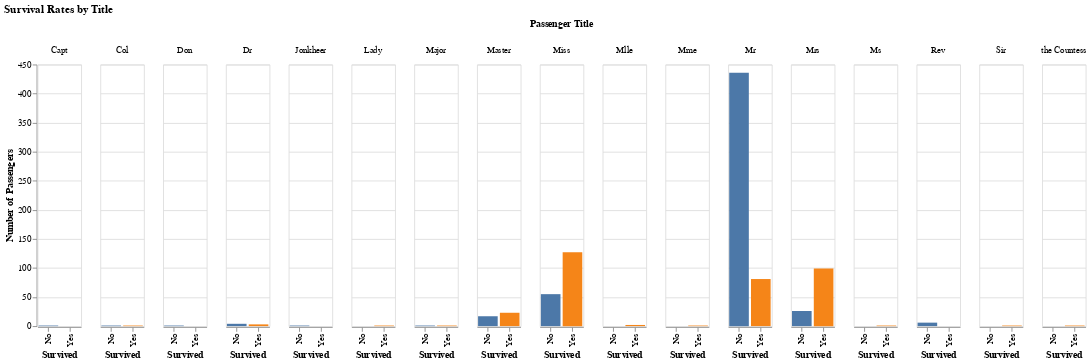

Notebook cell for this chart:
### Markdown cell above
### Revisit Visualizations
Now that you have the new columns in place. Revisit the pairwise comparison plots to see if the new columns reveal any interesting relationships.

### Code cell
# Enter the code needed to recheck the pairwise comparison.
# Let's look at survivors by title using a % of total chart for this
# see https://altair-viz.github.io/user_guide/transform/joinaggregate.html

alt.Chart(titanic).mark_bar(

).encode(
    alt.X('Survived:N', title='Survived'),
    alt.Y('count()', title='Number of Passengers'),
    color=alt.Color('Survived:N', legend=None),
    column=alt.Column('Title', title='Passenger Title')
).properties(
    width=50,
    title='Survival Rates by Title'
)

### Figure 1 — Vega-Lite specification as saved in the notebook (floating-point values rounded to 4 significant figures; data arrays with more than 128 entries replaced by an {"elided": "..."} marker saying what was removed)
{"config": {"view": {"continuousWidth": 400, "continuousHeight": 300}}, "data": {"name": "data-c516be2619a006f057bf0ae977f27cbd"}, "mark": "bar", "encoding": {"color": {"field": "Survived", "legend": null, "type": "nominal"}, "column": {"field": "Title", "title": "Passenger Title", "type": "nominal"}, "x": {"field": "Survived", "title": "Survived", "type": "nominal"}, "y": {"aggregate": "count", "title": "Number of Passengers", "type": "quantitative"}}, "title": "Survival Rates by Title", "width": 50, "$schema": "https://vega.github.io/schema/vega-lite/v4.17.0.json", "datasets": {"data-c516be2619a006f057bf0ae977f27cbd": {"elided": "891 records"}}}
